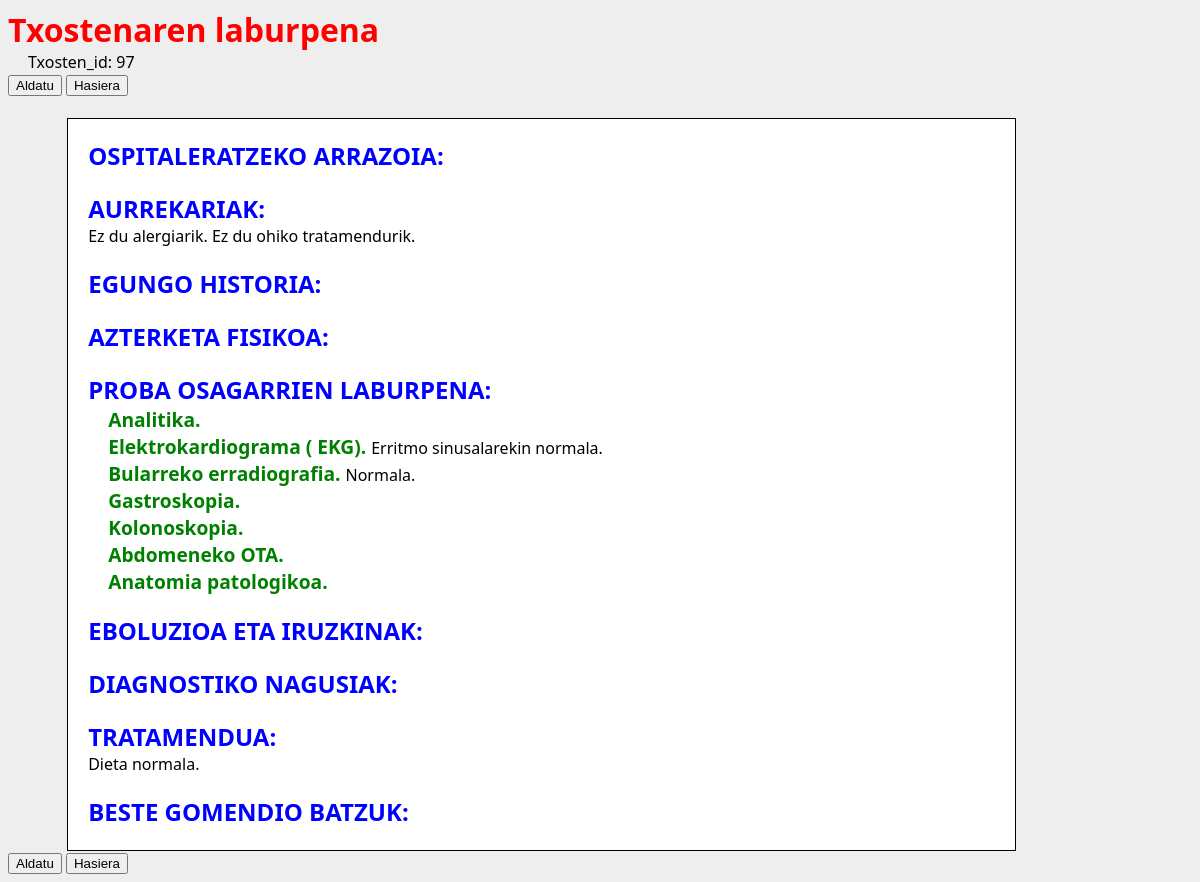
Page /txantiloiak/laburpena/97/ on the committed database.
### txantiloiak/models.py (models this page shows, shortened)
class Txostena(models.Model):
    egilea = models.ForeignKey(User)
    data = models.DateTimeField(default=datetime.now,blank=True)
    txosten_testua = models.ManyToManyField(Atala,through='EdukiaAtala')
    def __str__(self):
        return str(self.id)
    class Meta:
        ordering = ["-data"]

class EdukiaAtala(models.Model):
    txostena = models.ForeignKey(Txostena)
    atala = models.ForeignKey(Atala)
    testua = models.TextField(blank=True)
    azpiatalak = models.ManyToManyField(Azpiatala,through='EdukiaAzpiatala')
    class Meta:
        ordering = ['atala__espezialitatea','atala__ordena']

class Atala(models.Model):
    izenburua = models.CharField(max_length=50)
    hautazkoa = models.BooleanField(default=False)
    espezialitatea = models.ForeignKey('Espezialitatea')
    testua = models.TextField(blank=True,default='')
    ordena = models.IntegerField()
    class Meta:
        ordering = ['espezialitatea','ordena']
    def defektuzkoTestua(self):
        if self.testua=='':
            return False
        else:
            return True
    defektuzkoTestua.boolean = True

class EdukiaAzpiatala(models.Model):
    goiEdukia = models.ForeignKey(EdukiaAtala)
    azpiatala = models.ForeignKey(Azpiatala)
    testua = models.TextField(blank=True)

class Azpiatala(models.Model):
    izenburua = models.CharField(max_length=50)
    hautazkoa = models.BooleanField(default=False)
    goiatala = models.ForeignKey(Atala)
    testua = models.TextField(blank=True,default='')
    ordena = models.IntegerField()
    class Meta:
        ordering = ['goiatala','ordena']

### txantiloiak/views.py (the view)
# urls.py: url(r'^laburpena/(?P<pk>[0-9]+)/$', views.LaburpenaView.as_view(), name='laburpena'),
class LaburpenaView(generic.DetailView):
    model = Txostena
    template_name = 'txantiloiak/laburpena.html'

### txantiloiak/templatetags/txantiloiak_extras.py (called while the page is built)
@register.filter()
def diagGorriz(value):
    if value.startswith('Diagnostiko'):
        return "diag"
    else:
        return "atal_lab"

### txantiloiak/templates/txantiloiak/laburpena.html (shortened to what this page needs)
{% load staticfiles %}
{% load txantiloiak_extras %}
<head>
</head>
<link rel="stylesheet" type="text/css" href="{% static 'txantiloiak/style.css' %}" />
<div id="lab">
<h1>Txostenaren laburpena</h1>
<span id="identifikadorea">Txosten_id: {{ txostena }}</span>
<br/>
<input type="button" value="Aldatu" onClick="window.location='/txantiloiak/{{ txostena.edukiaatala_set.first.atala.espezialitatea.id }}/aldatu/{{txostena}}'"/>
<input type="button" value="Hasiera" onClick="window.location='/txantiloiak/'"/>
<br/><br/>
<div id="espe_lab">
{% for edukia in txostena.edukiaatala_set.all %}
<div class="{{edukia.atala.izenburua|diagGorriz}}">
<h2>{{edukia.atala.izenburua}}: </h2><span>{{edukia.testua}}</span>
{% for azp_edukia in edukia.edukiaazpiatala_set.all %}
<div class="atal_lab">
<azpiatala>{{azp_edukia.azpiatala.izenburua}}. </azpiatala><span>{{azp_edukia.testua}}</span>
</div>
{% endfor%}
</div>
{% endfor%}
<br/>
</div>
</div>
<input type="button" value="Aldatu" onClick="window.location='/txantiloiak/{{ txostena.edukiaatala_set.first.atala.espezialitatea.id }}/aldatu/{{txostena}}'"/>
<input type="button" value="Hasiera" onClick="window.location='/txantiloiak/'"/>

### txantiloiak/static/txantiloiak/style.css (style rules this page uses)
.diag { margin-left:20px; size:80%; background-color:white; }
#lab h1 { color:red; margin-bottom: 0; }
#lab h2 { color:blue; text-transform: uppercase; margin-bottom: 0; }
#lab azpiatala { color:green; font-size:120%; font-weight: bold; }
#espe_lab { background-color:white; color:black; border-style: solid; border-width: 1px; margin-left:5%; width:80%; }
.atal_lab { margin-left:20px; size:80%; background-color:white; }
.atal_lab atala, azpiatala { diplay:inline; }
#identifikadorea { margin-left:20px; }

### rows in the picture
Txostena: id "97"
EdukiaAtala: atala.izenburua "OSPITALERATZEKO ARRAZOIA"
EdukiaAtala: atala.izenburua "AURREKARIAK", testua "Ez du alergiarik. Ez du ohiko tratamendurik."
EdukiaAtala: atala.izenburua "EGUNGO HISTORIA"
EdukiaAtala: atala.izenburua "AZTERKETA FISIKOA"
EdukiaAtala: atala.izenburua "PROBA OSAGARRIEN LABURPENA"
EdukiaAzpiatala: azpiatala.izenburua "Analitika"
EdukiaAzpiatala: azpiatala.izenburua "Elektrokardiograma ( EKG)", testua "Erritmo sinusalarekin normala."
EdukiaAzpiatala: azpiatala.izenburua "Bularreko erradiografia", testua "Normala."
EdukiaAzpiatala: azpiatala.izenburua "Gastroskopia"
EdukiaAzpiatala: azpiatala.izenburua "Kolonoskopia"
EdukiaAzpiatala: azpiatala.izenburua "Abdomeneko OTA"
EdukiaAzpiatala: azpiatala.izenburua "Anatomia patologikoa"
EdukiaAtala: atala.izenburua "EBOLUZIOA ETA IRUZKINAK"
EdukiaAtala: atala.izenburua "DIAGNOSTIKO NAGUSIAK"
EdukiaAtala: atala.izenburua "TRATAMENDUA", testua "Dieta normala."
EdukiaAtala: atala.izenburua "BESTE GOMENDIO BATZUK"
